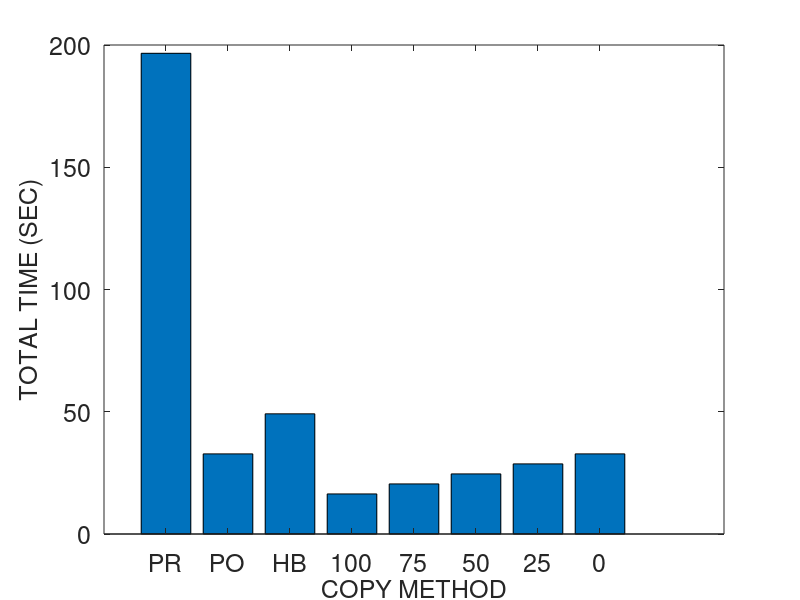
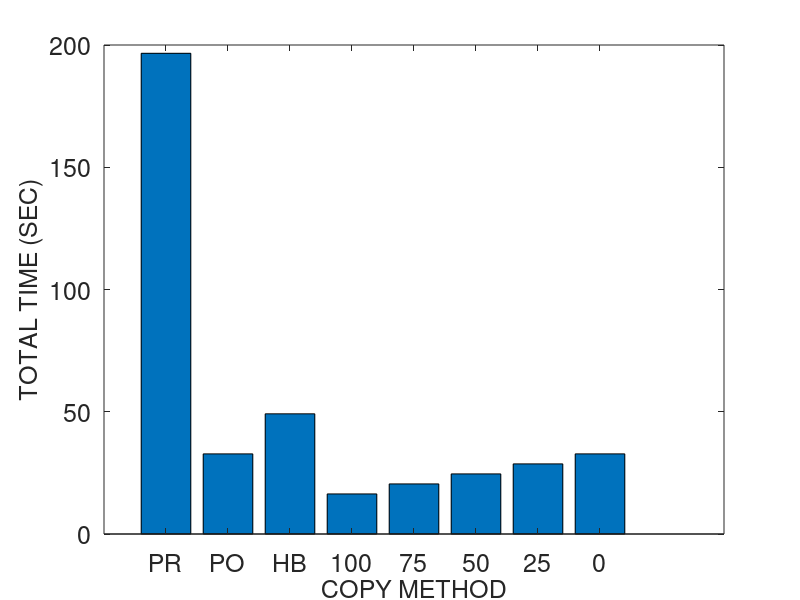
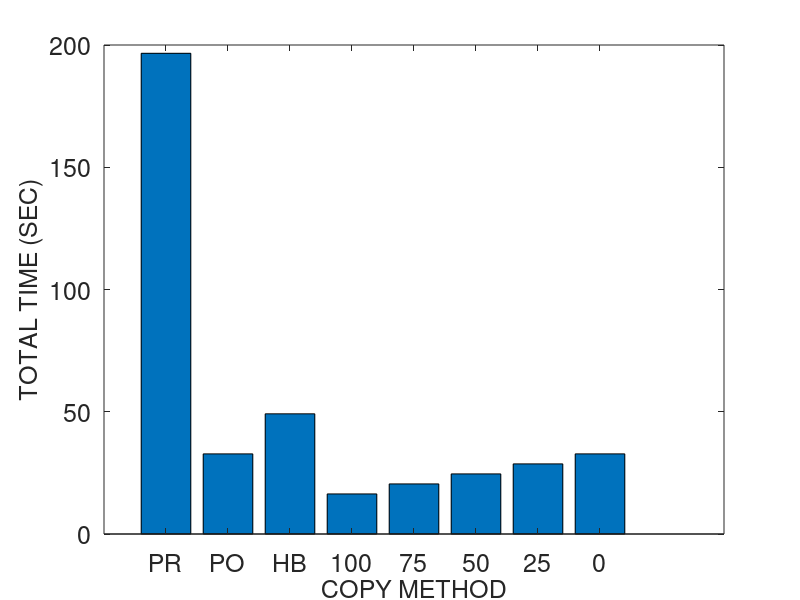
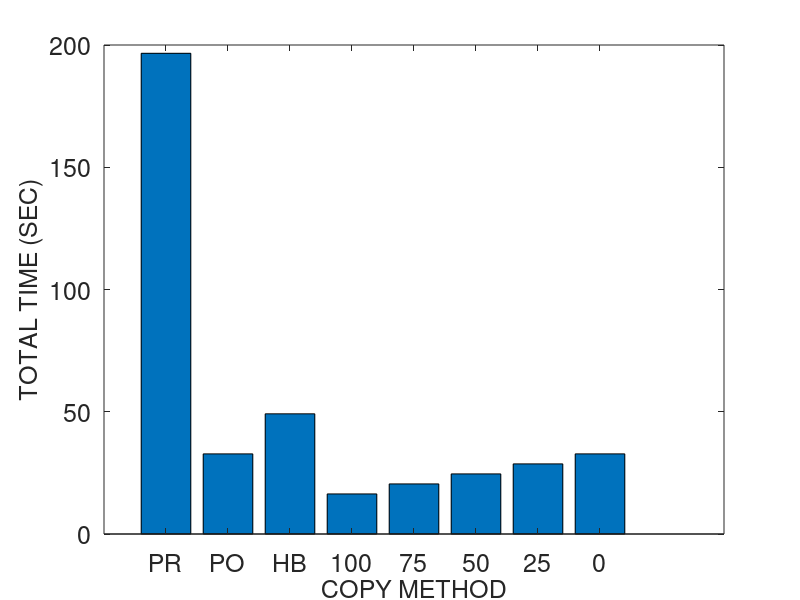

Recreate these plots in MATLAB, in order.
% basic hybrid copy migration
	global wss numpages readrate dirtyrate pagesize b scinfo
	global totaltime downtime totaldata

% memory size in MB
r = 4096
r *= 1024 % convert to KB

% page dirty rate in percent (%): against to total memory pages
readrate = 50
prefix = strcat ("M4G_R", num2str(readrate))
readrate /= 100

dirtyrate = 50 
prefix = strcat (prefix, "_W", num2str(dirtyrate))
dirtyrate /= 100

% prediction accuracy 0 through 1
acc = 1

pagesize = 4 % in KB
numpages = r / pagesize

% delta compression rate
comp = 0.5 

% amount of CPU and device states in KB 
scinfo = 100

% working set size in number of pages
wss = numpages * 0.25

% 0: zero, 1: read, 2: dirtied, 3: inactive data
mem = zeros(1, numpages);

run = 1

%prefix = strcat (prefix, "_acc", num2str(acc), "_r", num2str(run))

% bandwidth in gbps
b = 1000 
b = b * 1024/8 % convert to KB

%fontsize = 10
fontsize = 18
%fontsize = 20

totaltime = 0;
downtime = 0;
totaldata = 0;

A = zeros(8, 3);

%%%%%%%%%%%%%%%%%%%%%%%%%%%%%%
% precopy migration
%%%%%%%%%%%%%%%%%%%%%%%%%%%%%%
fprintf('\n')
disp('==================== Precopy migration ====================')
% iterations
present = numpages * pagesize
iter = 0
while present > 50 && iter < 29 && totaldata < 4*r
	pretime = present / b
	totaltime += pretime
	totaldata += present
	present = numpages * pagesize * dirtyrate 
	%dirts = wss * dirtyrate
	iter += 1
end

% stop-and-copy phase
% stop conditions: 29 iterations, 50 pages, 4 memory size sent
scsent = scinfo + present * pagesize
downtime = scsent / b
totaltime += downtime
totaldata += scsent

% network fault rate
NFR = 0

A (1, 1) = totaltime;
A (1, 2) = downtime;
A (1, 3) = totaldata;

%%%%%%%%%%%%%%%%%%%%%%%%%%%%%%
% postcopy migration
%%%%%%%%%%%%%%%%%%%%%%%%%%%%%%
fprintf('\n')
disp('===================== Postcopy migration ======================')
totaltime = 0;
downtime = 0;
totaldata = 0;

% stop-and-copy phase
scsent = scinfo
downtime = scsent / b
totaltime += downtime
totaldata += scsent

% prepaging (bubbling) and on-demand paging
postsent = r
posttime = postsent/b
totaltime += posttime
totaldata += postsent
% network fault rate
NFR = 0.2

A (2, 1) = totaltime;
A (2, 2) = downtime;
A (2, 3) = totaldata;

%%%%%%%%%%%%%%%%%%%%%%%%%%%%%%
% hybrid copy migration
%%%%%%%%%%%%%%%%%%%%%%%%%%%%%%
fprintf('\n')
disp('==================== Hybrid copy migration ====================')
totaltime = 0;
downtime = 0;
totaldata = 0;

% precopy phase: single iteration
present = r
pretime = present / b
totaltime += pretime
totaldata += present

% stop-and-copy phase
bitmapsize = 500 % KB
scsent = scinfo + bitmapsize
downtime = scsent / b
totaltime += downtime
totaldata += scsent

% postcopy phase: prepaging (bubbling) and on-demand paging
%dirts = wss * dirtyrate
dirts = numpages * dirtyrate
postsent = dirts * pagesize
posttime = postsent/b
totaltime += posttime
totaldata += postsent
% network fault rate
NFR = 0.2

A (3, 1) = totaltime;
A (3, 2) = downtime;
A (3, 3) = totaldata;

%%%%%%%%%%%%%%%%%%%%%%%%%%%%%%
% proactive hybrid copy migration
%%%%%%%%%%%%%%%%%%%%%%%%%%%%%%
%disp(char(10))
fprintf('\n')
disp('=============== Proactive hybrid copy migration ================')

function [tt, dt, td] = prohybrid(acc)
	global wss numpages readrate dirtyrate pagesize b scinfo
	global totaltime downtime totaldata

	totaltime = 0;
	downtime = 0;
	totaldata = 0;

% precopy phase
% LRU, PFR

% scan the dirtied pages
% for dirtied pages
% 	mark dirtied (1)
% 	mem(random (1, wss * 0.1))	
%randperm(int64(wss * 0.1));
% for read pages
% 	mark read (2)
% 	mem (random (wss * 0.1, wss * 0.2))

% for pages
% 	predict read/write

% send the pages most likely to be read and least likely to be dirtied
% do not send the pages most likely to be dirtied
% construct queue with the order of p1/p2
%reads = numpages * 0.4 
% total read rate = wss * read_rate = 0.25 * 0.16 = 0.04 (4%)
%read_rate = 0.16
%read_rate = 0.04 % 4% of total memory
% total write rate = wss * write_rate = 0.25 * 0.16 = 0.04 (4%)
%write_rate = 0.16
%write_rate = 0.04 % 4% of total memory
% simple case: readonly pages (RO) - zero dirtied pages 
%RO = 0.3
	pred_pages = numpages * readrate * acc

% LRU
% for LRU queue
% 	mark sent
%	insert the pages into cache and perform delta compression

	present = pred_pages * pagesize
	pretime = present/b
	totaltime += pretime
	totaldata += present

	% stop-and-copy phase
	% send the CPU and device states
	bitmapsize = 500 % KB
	scsent = scinfo + bitmapsize
	downtime = scsent/b
	totaltime += downtime
	totaldata += scsent

	% postcopy phase
	postsent = (numpages - pred_pages) * pagesize

	% exclude the predicted dirtied pages 
	pred_dirts = numpages * dirtyrate * acc
	postsent = (numpages - pred_pages - pred_dirts) * pagesize
	posttime = postsent/b
	totaltime += posttime
	totaldata += postsent
end

% network fault rate
NFR = 0.2

prohybrid(acc)
A (4, 1) = totaltime;
A (4, 2) = downtime;
A (4, 3) = totaldata;

acc = 0.75
prohybrid(acc);
A (5, 1) = totaltime;
A (5, 2) = downtime;
A (5, 3) = totaldata;

acc = 0.5
prohybrid(acc);
A (6, 1) = totaltime;
A (6, 2) = downtime;
A (6, 3) = totaldata;

acc = 0.25
prohybrid(acc);
A (7, 1) = totaltime;
A (7, 2) = downtime;
A (7, 3) = totaldata;

acc = 0
prohybrid(acc);
A (8, 1) = totaltime;
A (8, 2) = downtime;
A (8, 3) = totaldata

%%%%%%%%%%%%%%%%%%%%%%%%%%%%%%%%%%%%%%%%%%%%%%%%%%%%%%%
%                     plotting
% precopy
% postcopy
% hybrid
% pro-hybrid
%%%%%%%%%%%%%%%%%%%%%%%%%%%%%%%%%%%%%%%%%%%%%%%%%%%%%%%

%prefix = "M4G_R14W14_acc100_r1"
%prefix = strcat ("M4G_R", readrate, "W", dirtyrate, "acc", acc, "r", run)
%prefix = strcat (prefix, "W")
%prefix = strcat (prefix, dirtyrate)

dlmwrite (prefix, A, ' ')

%%%%%%%%%%%%%%%%%%%% total time %%%%%%%%%%%%%%%%%%%%%%
figure;
output = strcat(prefix, ".tt");
%output = prefix
%x = ['PRECOPY', 'POSTCOPY', 'HYBRID', 'PRO-HYBRID'];
%x = {'PRE', 'POST', 'HYBR', 'PROH100', 'PROH75', 'PROH50', 'PROH25', 'PROH0'};
x = {'PR', 'PO', 'HB', '100', '75', '50', '25', '0'};
%x = {'1', '2', '3', '4', '5', '6', '7', '8'};
xinterval = 1
xintervals = 1:xinterval:(xinterval*length(x));
%xintervals = 1:3:3*length(x);
%xintervals = 1:4:4*length(x);
%plot(x, A(:,2)/1000000, x, A(:,3)/1000000, '-.*');
%plot(A(:,2));

%xtics = 1:4:16
%bar(xtics, A(:,1))
%bar(A(:,1), XTicksLabelStyle = Diagonal)
bar(xintervals, A(:,1))
%set(gca, 'XTick', 1:4:32, 'XTickLabel', x, 'FontSize', fontsize)
set(gca, 'XTick', xintervals, 'XTickLabel', x, 'FontSize', fontsize)
xlabel('COPY METHOD', 'FontSize', fontsize);
ylabel('TOTAL TIME (SEC)', 'FontSize', fontsize);
%legend('PRECOPY', 'POSTCOPY', 'HYBRID', 'PRO-HYBRID');
%bar(x, A(:,1))

saveas (1, strcat(output, ".png"));
saveas (1, strcat(output, ".eps"));
saveas (1, strcat(output, ".emf"));

%%%%%%%%%%%%%%%%%%%% downtime %%%%%%%%%%%%%%%%%%%%%%
figure;
output = strcat(prefix, ".dt");

bar(xintervals, A(:,2))
set(gca, 'XTick', 1:8, 'XTickLabel', x, 'FontSize', fontsize)
xlabel('COPY METHOD', 'FontSize', fontsize);
ylabel('DOWNTIME (SEC)', 'FontSize', fontsize);

saveas (1, strcat(output, ".png"));
saveas (1, strcat(output, ".eps"));
saveas (1, strcat(output, ".emf"));

%%%%%%%%%%%%%%%%%%%% total data %%%%%%%%%%%%%%%%%%%%%%
figure;
output = strcat(prefix, ".td");

bar(xintervals, A(:,3))
set(gca, 'XTick', 1:8, 'XTickLabel', x, 'FontSize', fontsize)
xlabel('COPY METHOD', 'FontSize', fontsize);
ylabel('TOTAL DATA TRANSFERRED (KB)', 'FontSize', fontsize);

saveas (1, strcat(output, ".png"));
saveas (1, strcat(output, ".eps"));
saveas (1, strcat(output, ".emf"));
